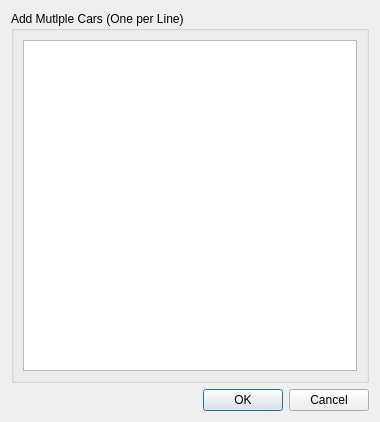
<?xml version="1.0" encoding="UTF-8"?>
<ui version="4.0">
 <class>Dialog</class>
 <widget class="QDialog" name="Dialog">
  <property name="geometry">
   <rect>
    <x>0</x>
    <y>0</y>
    <width>380</width>
    <height>422</height>
   </rect>
  </property>
  <property name="windowTitle">
   <string>Dialog</string>
  </property>
  <layout class="QGridLayout" name="gridLayout_2">
   <item row="0" column="0">
    <layout class="QGridLayout" name="gridLayout">
     <item row="0" column="0">
      <widget class="QGroupBox" name="groupBox">
       <property name="title">
        <string>Add Mutlple Cars (One per Line)</string>
       </property>
       <layout class="QGridLayout" name="gridLayout_4">
        <item row="0" column="0">
         <layout class="QGridLayout" name="gridLayout_3">
          <item row="0" column="0">
           <widget class="QPlainTextEdit" name="batchEdit">
            <property name="tabChangesFocus">
             <bool>true</bool>
            </property>
           </widget>
          </item>
         </layout>
        </item>
       </layout>
      </widget>
     </item>
    </layout>
   </item>
   <item row="1" column="0">
    <widget class="QDialogButtonBox" name="buttonBox">
     <property name="orientation">
      <enum>Qt::Horizontal</enum>
     </property>
     <property name="standardButtons">
      <set>QDialogButtonBox::Cancel|QDialogButtonBox::Ok</set>
     </property>
    </widget>
   </item>
  </layout>
 </widget>
 <resources/>
 <connections>
  <connection>
   <sender>buttonBox</sender>
   <signal>accepted()</signal>
   <receiver>Dialog</receiver>
   <slot>accept()</slot>
   <hints>
    <hint type="sourcelabel">
     <x>248</x>
     <y>254</y>
    </hint>
    <hint type="destinationlabel">
     <x>157</x>
     <y>274</y>
    </hint>
   </hints>
  </connection>
  <connection>
   <sender>buttonBox</sender>
   <signal>rejected()</signal>
   <receiver>Dialog</receiver>
   <slot>reject()</slot>
   <hints>
    <hint type="sourcelabel">
     <x>316</x>
     <y>260</y>
    </hint>
    <hint type="destinationlabel">
     <x>286</x>
     <y>274</y>
    </hint>
   </hints>
  </connection>
 </connections>
</ui>
